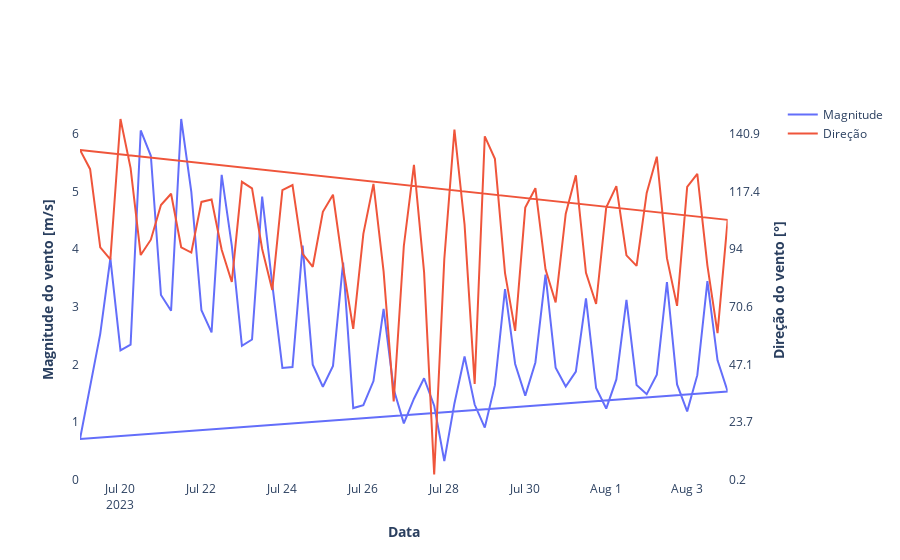

Source (notebook cell):
### Code cell
plot_var_prev(df)

### Figure 1 — Plotly figure (JSON) as saved in the notebook; plotly's stock layout.template omitted (floating-point values rounded to 4 significant figures; data arrays with more than 128 entries replaced by an {"elided": "..."} marker saying what was removed)
{"data": [{"name": "Magnitude", "type": "scatter", "x": {"elided": "130 str values"}, "xaxis": "x", "y": {"elided": "130 float values"}, "yaxis": "y"}, {"name": "Direção", "type": "scatter", "x": {"elided": "130 str values"}, "xaxis": "x", "y": {"elided": "130 float values"}, "yaxis": "y2"}], "layout": {"autosize": true, "hoverlabel": {"font": {"family": "Poppins", "size": 16}}, "hovermode": "x", "legend": {"orientation": "v"}, "paper_bgcolor": "rgba(0, 0, 0, 0)", "plot_bgcolor": "rgba(0, 0, 0, 0)", "xaxis": {"anchor": "y", "autorange": true, "domain": [0, 0.94], "range": ["2023-07-19", "2023-08-04"], "title": {"text": "<b>Data</b>"}, "type": "date"}, "yaxis": {"anchor": "x", "autorange": true, "domain": [0, 1], "range": [-0.01009, 6.592], "side": "left", "title": {"text": "<b>Magnitude do vento [m/s]</b>"}, "type": "linear"}, "yaxis2": {"anchor": "x", "autorange": true, "overlaying": "y", "range": [0, 154.8], "rangemode": "tozero", "side": "right", "tickmode": "sync", "title": {"text": "<b>Direção do vento [°]</b>"}, "type": "linear"}}}
